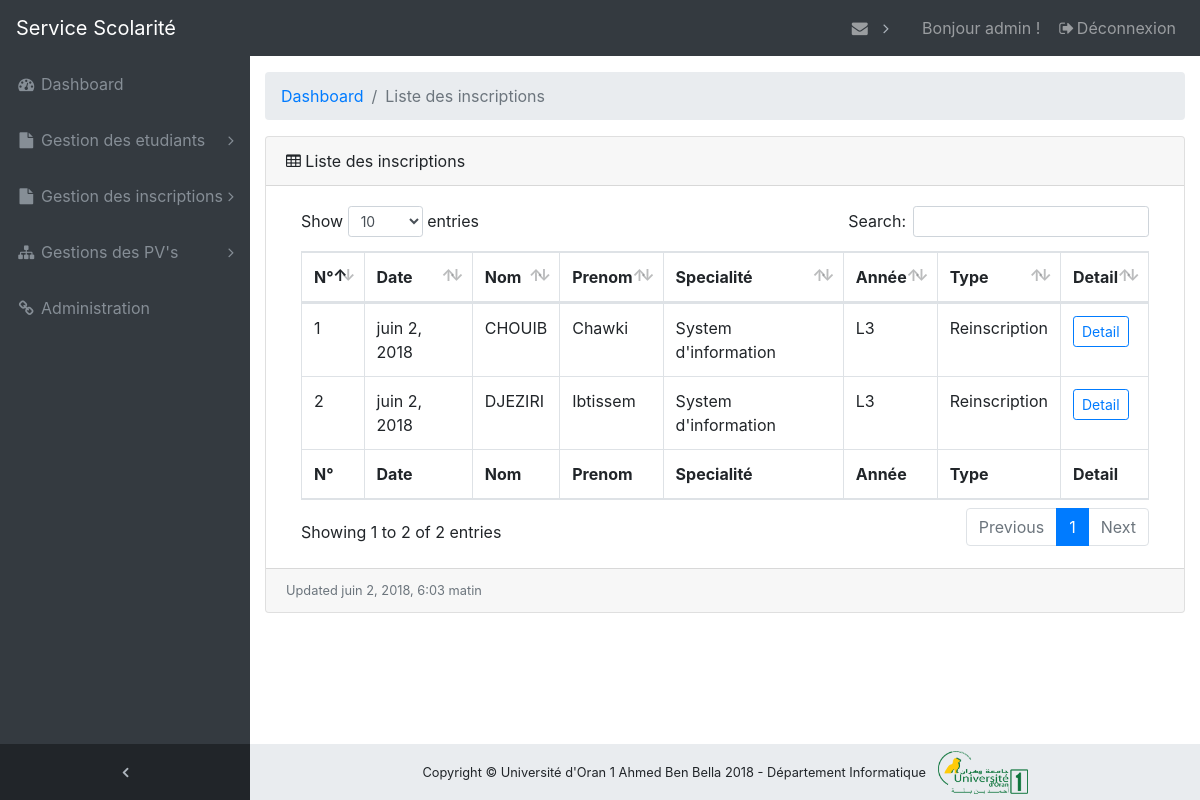
The app's page /dashboard/inscriptions/liste_inscriptions/ (signed in), older data.
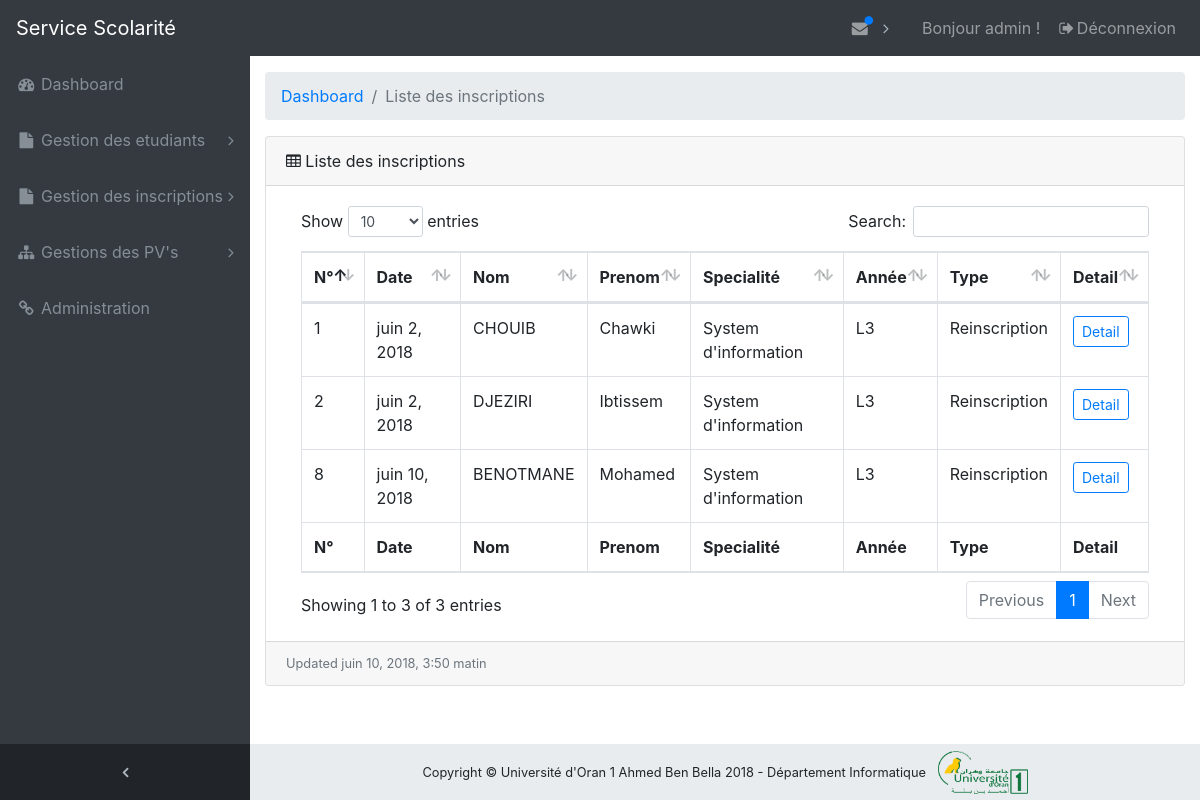
The same page, newer data.
### inscriptions/models.py (models this page shows, shortened)
class Inscription(models.Model):
    etudiant = models.ForeignKey(Etudiant, related_name='inscriptions')
    annee_universitaire = models.ForeignKey('etablissements.Annee_universitaire',
                                            related_name='inscriptions')
    parcours = models.ForeignKey('modules.Parcours', related_name='inscriptions')
    groupe = models.ForeignKey(Groupe, related_name='inscriptions', null=True)
    date_creation = models.DateTimeField(auto_now_add=True)
    categorie = models.CharField(choices=(('Inscription', 'Inscription'), ('Reinscription', 'Reinscription')),
                                 max_length=256, blank=True, null=True)
    class Meta:
        db_table = "inscription"
        verbose_name = "Inscription"
        verbose_name_plural = "Inscriptions"

class Etudiant(models.Model):
    user = models.OneToOneField('auth.User', related_name='etudiant')
    nom = models.CharField(max_length=256)
    prenom = models.CharField(max_length=256)
    sexe = models.CharField(blank=True, null=True,
                            choices=(('Homme', 'Homme'), ('Femme', 'Femme')), max_length=256)
    adresse = models.CharField(max_length=256, blank=True, null=True)
    date_naissance = models.DateField(blank=True, null=True)
    lieu_naissance = models.CharField(max_length=256, blank=True, null=True)
    nationalite = CountryField(blank=True, null=True)
    telephone = models.CharField(max_length=256, blank=True, null=True)
    date_creation = models.DateTimeField(auto_now_add=True)
    class Meta:
        db_table = "etudiant"
        verbose_name = "Etudiant"
        verbose_name_plural = "Etudiants"

### modules/models.py (models this page shows, shortened)
class Parcours(models.Model):
    nom = models.CharField(max_length=256)
    specialite = models.ForeignKey(Specialite, related_name='parcours')
    responsable = models.OneToOneField('enseignants.Enseignant', related_name='responsable_parcours')
    date_creation = models.DateTimeField(auto_now_add=True)
    class Meta:
        db_table = "parcours"
        verbose_name = "Parcours"
        verbose_name_plural = "Parcours"

class Specialite(models.Model):
    nom = models.CharField(max_length=256)
    departement = models.ForeignKey('etablissements.Departement', related_name='specialites')
    cycle = models.ForeignKey(Cycle, related_name='specialites')
    responsable = models.OneToOneField('enseignants.Enseignant', related_name='responsable_specialite')
    date_creation = models.DateTimeField(auto_now_add=True)
    class Meta:
        db_table = "specialite"
        verbose_name = "Specialite"
        verbose_name_plural = "Specialites"

### inscriptions/views.py (the view)
def dashboard_liste_inscriptions(request):
    if request.user.is_authenticated and request.user.groups.filter(name='Administrateur').exists():
        annee_univ = Annee_universitaire.objects.get(nom__contains=timezone.now().year)
        inscriptions = Inscription.objects.filter(annee_universitaire=annee_univ)
        get_messages = Message.objects.filter(
            Q(destinataire=request.user) & Q(open=False))
        context = {
            'inscriptions': inscriptions,
            'messages': get_messages,
        }
        return render(request, 'inscriptions/gestion_inscriptions(admin)/liste_inscriptions.html', context)
    else:
        return redirect('login_account')

### inscriptions/templates/inscriptions/gestion_inscriptions(admin)/liste_inscriptions.html
{% extends 'dashboard/base.html' %}
{% load staticfiles %}
{% block content %}
    <ol class="breadcrumb">
        <li class="breadcrumb-item">
            <a href="{% url 'dashboard_home_page' %}">Dashboard</a>
        </li>
        <li class="breadcrumb-item active">Liste des inscriptions</li>
    </ol>
    <div class="card mb-3">
        <div class="card-header">
            <i class="fa fa-table"></i> Liste des inscriptions
        </div>
        <div class="card-body">
            <div class="table-responsive">
                <table class="table table-bordered" id="dataTable" width="100%" cellspacing="0">
                    <thead>
                    <tr>
                        <th>N°</th>
                        <th>Date</th>
                        <th>Nom</th>
                        <th>Prenom</th>
                        <th>Specialité</th>
                        <th>Année</th>
                        <th>Type</th>
                        <th>Detail</th>
                    </tr>
                    </thead>
                    <tfoot>
                    <tr>
                        <th>N°</th>
                        <th>Date</th>
                        <th>Nom</th>
                        <th>Prenom</th>
                        <th>Specialité</th>
                        <th>Année</th>
                        <th>Type</th>
                        <th>Detail</th>
                    </tr>
                    </tfoot>
                    <tbody>
                    {% for inscription in inscriptions %}
                        <tr>
                            <td>{{ inscription.id }}</td>
                            <td>{{ inscription.date_creation.date }}</td>
                            <td>{{ inscription.etudiant.nom.upper }}</td>
                            <td>{{ inscription.etudiant.prenom.capitalize }}</td>
                            <td> {{ inscription.parcours.specialite.nom }}</td>
                            <td> {{ inscription.parcours.nom }}</td>
                            <td>{{ inscription.categorie }}</td>
                            <td><a class="btn btn-outline-primary btn-sm"
                                   href="{% url 'dashboard_detail_inscription' pk=inscription.id %}" role="button">Detail</a>
                            </td>
                        </tr>
                    {% endfor %}
                    </tbody>
                </table>
            </div>
        </div>
        <div class="card-footer small text-muted">Updated {{ inscriptions.last.date_creation }}</div>
    </div>
    </div>
{% endblock %}

### dashboard/templates/dashboard/base.html (shortened to what this page needs)
{% load staticfiles %}
<!DOCTYPE html>
<html lang="en">
<head>
    <link href="{% static 'vendor/bootstrap/css/bootstrap.min.css' %}" rel="stylesheet">
    <link href="{% static 'vendor/font-awesome/css/font-awesome.min.css' %} " rel="stylesheet"
          type="text/css">
    <link href="{% static 'vendor/datatables/dataTables.bootstrap4.css' %}"
          rel="stylesheet">
    <link href="{% static 'dashboard/css/sb-admin.css' %}" rel="stylesheet">
</head>
<body class="fixed-nav sticky-footer bg-dark" id="page-top">
{% block navbar %}
    {% if user.groups.get.name == 'Administrateur' %}
        {% include 'dashboard/navbar/_navbar_admin.html' %}
    {% elif user.groups.get.name == 'Enseignants' %}
        {% include 'dashboard/navbar/_navbar_enseignant.html' %}
    {% else %}
        {% include 'dashboard/navbar/_navbar_etudiant.html' %}
    {% endif %}
{% endblock %}
<div class="content-wrapper">
    <div class="container-fluid">
        {% block content %}
        {% endblock %}
    </div>
{% block footer %}
    {% include 'dashboard/-footer.html' %}
{% endblock %}
</body>
</html>

### dashboard/templates/dashboard/navbar/_navbar_admin.html (shortened to what this page needs)
{% load staticfiles %}
{% block navbar %}
    <nav class="navbar navbar-expand-lg navbar-dark bg-dark fixed-top" id="mainNav">
        <a class="navbar-brand" href="{% url 'home_page' %}">Service Scolarité</a>
        <div class="collapse navbar-collapse" id="navbarResponsive">
            <ul class="navbar-nav navbar-sidenav" id="exampleAccordion">
                <li class="nav-item" data-toggle="tooltip" data-placement="right" title="Dashboard">
                    <a class="nav-link" href="{% url 'dashboard_home_page' %}">
                        <i class="fa fa-fw fa-dashboard"></i>
                        <span class="nav-link-text">Dashboard</span>
                    </a>
                </li>
                <li class="nav-item" data-toggle="tooltip" data-placement="right" title="Gestion des etudiants">
                    <a class="nav-link nav-link-collapse collapsed" data-toggle="collapse"
                       href="#collapseGestionEtudiants"
                       data-parent="#exampleAccordion">
                        <i class="fa fa-fw fa-file"></i>
                        <span class="nav-link-text">Gestion des etudiants</span>
                    </a>
                </li>
                <li class="nav-item" data-toggle="tooltip" data-placement="right" title="Example Pages">
                    <a class="nav-link nav-link-collapse collapsed" data-toggle="collapse" href="#collapseExamplePages"
                       data-parent="#exampleAccordion">
                        <i class="fa fa-fw fa-file"></i>
                        <span class="nav-link-text">Gestion des inscriptions</span>
                    </a>
                </li>
                <li class="nav-item" data-toggle="tooltip" data-placement="right" title="Menu Levels">
                    <a class="nav-link nav-link-collapse collapsed" data-toggle="collapse" href="#collapseMulti"
                       data-parent="#exampleAccordion">
                        <i class="fa fa-fw fa-sitemap"></i>
                        <span class="nav-link-text">Gestions des PV's</span>
                    </a>
                </li>
                <li class="nav-item" data-toggle="tooltip" data-placement="right" title="Link">
                    <a class="nav-link" target="_blank" href="{% url 'admin:index' %}">
                        <i class="fa fa-fw fa-link"></i>
                        <span class="nav-link-text">Administration</span>
                    </a>
                </li>
            </ul>
            <ul class="navbar-nav sidenav-toggler">
                <li class="nav-item">
                    <a class="nav-link text-center" id="sidenavToggler">
                        <i class="fa fa-fw fa-angle-left"></i>
                    </a>
                </li>
            </ul>
            <ul class="navbar-nav ml-auto">
                <li class="nav-item dropdown">
                    <a class="nav-link dropdown-toggle mr-lg-2" id="messagesDropdown" href="#" data-toggle="dropdown"
                       aria-haspopup="true" aria-expanded="false">
                        <i class="fa fa-fw fa-envelope"></i>
                        <span class="indicator text-primary d-none d-lg-block">
                            {% if messages %}
                                <i class="fa fa-fw fa-circle"></i>
                            {% endif %}
                    </span>
                    </a>
                </li>
                <li class="nav-item">
                    <a class="nav-link">
                        Bonjour {{ user.username }} !</a>
                </li>
                <li class="nav-item">
                    <a class="nav-link" data-toggle="modal" data-target="#exampleModal">
                        <i class="fa fa-fw fa-sign-out"></i>Déconnexion</a>
                </li>
            </ul>
        </div>
    </nav>
{% endblock %}

### dashboard/templates/dashboard/_logout.html (shortened to what this page needs)
{% load staticfiles %}

### dashboard/templates/dashboard/-footer.html
{% load staticfiles %}
{% block footer %}
    <footer class="sticky-footer">
        <div class="container">
            <div class="row">
                <div class="col text-center">
                    <small>Copyright © Université d'Oran 1 Ahmed Ben Bella {% now 'Y' %} - Département Informatique
                    </small>
                    <img class="ml-2" width="90px" src="{% static 'img/logo_univ2.png' %}">
                </div>
            </div>
        </div>
    </footer>
{% endblock %}

### static/dashboard/css/sb-admin.css (style rules this page uses)
html { position: relative; min-height: 100%; }
body { overflow-x: hidden; }
body.sticky-footer { margin-bottom: 56px; }
body.sticky-footer .content-wrapper { min-height: calc(100vh - 56px - 56px); }
body.fixed-nav { padding-top: 56px; }
.content-wrapper { min-height: calc(100vh - 56px); padding-top: 1rem; }
#mainNav .navbar-collapse { overflow: auto; max-height: 75vh; }
#mainNav .navbar-collapse .navbar-nav .nav-item .nav-link { cursor: pointer; }
#mainNav .navbar-collapse .navbar-sidenav .nav-link-collapse:after { float: right; content: '\f107'; font-family: 'FontAwesome'; }
#mainNav .navbar-collapse .navbar-sidenav .nav-link-collapse.collapsed:after { content: '\f105'; }
#mainNav .navbar-collapse .sidenav-toggler { display: none; }
#mainNav .navbar-collapse .navbar-nav > .nav-item.dropdown > .nav-link { position: relative; min-width: 45px; }
#mainNav .navbar-collapse .navbar-nav > .nav-item.dropdown > .nav-link:after { float: right; width: auto; content: '\f105'; border: none; font-family: 'FontAwesome'; }
#mainNav .navbar-collapse .navbar-nav > .nav-item.dropdown > .nav-link .indicator { position: absolute; top: 5px; left: 21px; font-size: 10px; }
@media (min-width: 992px) { #mainNav .navbar-brand { width: 250px; } }
@media (min-width: 992px) { #mainNav .navbar-collapse { overflow: visible; max-height: none; } }
@media (min-width: 992px) { #mainNav .navbar-collapse .navbar-sidenav { position: absolute; top: 0; left: 0; -webkit-flex-direction: column; -ms-flex-direction: column; flex-direction: column; margin-top: 56px; } }
@media (min-width: 992px) { #mainNav .navbar-collapse .navbar-sidenav > .nav-item { width: 250px; padding: 0; } }
@media (min-width: 992px) { #mainNav .navbar-collapse .navbar-sidenav > .nav-item > .nav-link { padding: 1em; } }
@media (min-width: 992px) { #mainNav .navbar-collapse .navbar-nav > .nav-item.dropdown > .nav-link { min-width: 0; } }
@media (min-width: 992px) { #mainNav .navbar-collapse .navbar-nav > .nav-item.dropdown > .nav-link:after { width: 24px; text-align: center; } }
#mainNav.fixed-top .sidenav-toggler { display: none; }
@media (min-width: 992px) { #mainNav.fixed-top .navbar-sidenav { height: calc(100vh - 112px); } }
@media (min-width: 992px) { #mainNav.fixed-top .sidenav-toggler { position: absolute; top: 0; left: 0; display: flex; -webkit-flex-direction: column; -ms-flex-direction: column; flex-direction: column; margin-top: calc(100vh - 56px); } }
@media (min-width: 992px) { #mainNav.fixed-top .sidenav-toggler > .nav-item { width: 250px; padding: 0; } }
@media (min-width: 992px) { #mainNav.fixed-top .sidenav-toggler > .nav-item > .nav-link { padding: 1em; } }
#mainNav.fixed-top.navbar-dark .sidenav-toggler { background-color: #212529; }
#mainNav.fixed-top.navbar-dark .sidenav-toggler a i { color: #adb5bd; }
.content-wrapper { overflow-x: hidden; background: white; }
@media (min-width: 992px) { .content-wrapper { margin-left: 250px; } }
#sidenavToggler i { font-weight: 800; }
#mainNav.navbar-dark .navbar-collapse .navbar-sidenav .nav-link-collapse:after { color: #868e96; }
#mainNav.navbar-dark .navbar-collapse .navbar-sidenav > .nav-item > .nav-link { color: #868e96; }
#mainNav.navbar-dark .navbar-collapse .navbar-nav > .nav-item.dropdown > .nav-link:after { color: #adb5bd; }
@media (min-width: 992px) { #mainNav.navbar-dark .navbar-collapse .navbar-sidenav { background: #343a40; } }
footer.sticky-footer { position: absolute; right: 0; bottom: 0; width: 100%; height: 56px; background-color: #e9ecef; line-height: 55px; }
@media (min-width: 992px) { footer.sticky-footer { width: calc(100% - 250px); } }

Row changes from the older to the newer data that the page shows:
added Inscription: id "8", date_creation "juin 10, 2018", etudiant.nom "BENOTMANE", etudiant.prenom "Mohamed", parcours.specialite.nom "System d'information", parcours.nom "L3", categorie "Reinscription", last.date_creation "juin 10, 2018, 3:50 matin"
Text that changed along with them:
text written by a page script: "Show entries Search: Showing 1 to 2 of 2 entries Previous 1 Next" → "Show entries Search: Showing 1 to 3 of 3 entries Previous 1 Next"
{{ inscriptions.last.date_creation }}: "juin 2, 2018, 6:03 matin" → "juin 10, 2018, 3:50 matin"
